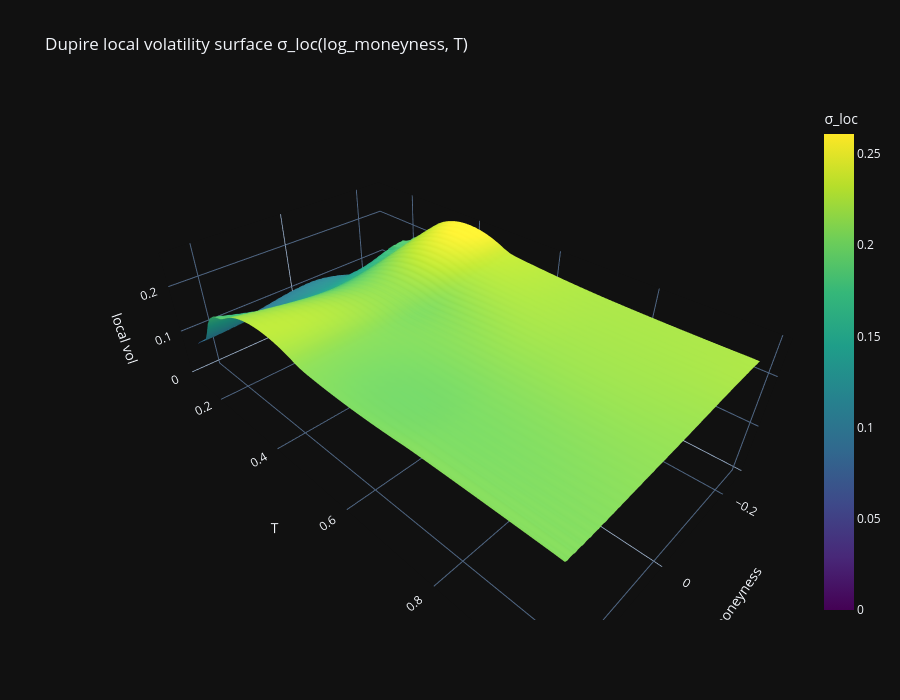

Notebook source saved alongside this figure:
### Code cell
import plotly.graph_objects as go

mask_T = T > 0.1
mask_LM = (LM >= -0.25) & (LM <= 0.25)

fig = go.Figure()
fig.add_surface(

    x=LM[mask_LM],
    y=T[mask_T],
    z=local_vol[mask_T, :][:, mask_LM],
    colorscale="Viridis",
    colorbar=dict(title="σ_loc"),
)
fig.update_layout(
    template="plotly_dark",
    title="Dupire local volatility surface σ_loc(log_moneyness, T)",
    scene=dict(xaxis_title="log_moneyness", yaxis_title="T", zaxis_title="local vol"),
    width=900, height=700
)
fig.show()

### Figure 1 — Plotly figure (JSON) as saved in the notebook; plotly's stock layout.template omitted (floating-point values rounded to 4 significant figures; data arrays with more than 128 entries replaced by an {"elided": "..."} marker saying what was removed)
{"data": [{"colorbar": {"title": {"text": "σ_loc"}}, "colorscale": [[0, "#440154"], [0.1111, "#482878"], [0.2222, "#3e4989"], [0.3333, "#31688e"], [0.4444, "#26828e"], [0.5556, "#1f9e89"], [0.6667, "#35b779"], [0.7778, "#6ece58"], [0.8889, "#b5de2b"], [1, "#fde725"]], "type": "surface", "x": [-0.25, -0.245, -0.24, -0.235, -0.23, -0.225, -0.22, -0.215, -0.21, -0.205, -0.2, -0.195, -0.19, -0.185, -0.18, -0.175, -0.17, -0.165, -0.16, -0.155, -0.15, -0.145, -0.14, -0.135, -0.13, -0.125, -0.12, -0.115, -0.11, -0.105, -0.1, -0.095, -0.09, -0.085, -0.08, -0.075, -0.07, -0.065, -0.06, -0.055, -0.05, -0.045, -0.04, -0.035, -0.03, -0.025, -0.02, -0.015, -0.01, -0.005, 0.0, 0.005, 0.01, 0.015, 0.02, 0.025, 0.03, 0.035, 0.04, 0.045, 0.05, 0.055, 0.06, 0.065, 0.07, 0.075, 0.08, 0.085, 0.09, 0.095, 0.1, 0.105, 0.11, 0.115, 0.12, 0.125, 0.13, 0.135, 0.14, 0.145, 0.15, 0.155, 0.16, 0.165, 0.17, 0.175, 0.18, 0.185, 0.19, 0.195, 0.2, 0.205, 0.21, 0.215, 0.22, 0.225, 0.23, 0.235, 0.24, 0.245], "y": [0.1128, 0.1282, 0.1435, 0.1588, 0.1741, 0.1895, 0.2048, 0.2201, 0.2354, 0.2508, 0.2661, 0.2814, 0.2967, 0.3121, 0.3274, 0.3427, 0.358, 0.3733, 0.3887, 0.404, 0.4193, 0.4346, 0.45, 0.4653, 0.4806, 0.4959, 0.5113, 0.5266, 0.5419, 0.5572, 0.5726, 0.5879, 0.6032, 0.6185, 0.6339, 0.6492, 0.6645, 0.6798, 0.6951, 0.7105, 0.7258, 0.7411, 0.7564, 0.7718, 0.7871, 0.8024, 0.8177, 0.8331, 0.8484, 0.8637, 0.879, 0.8944, 0.9097, 0.925, 0.9403, 0.9557, 0.971, 0.9863], "z": {"elided": "58x100 float values"}}], "layout": {"height": 700, "scene": {"xaxis": {"title": {"text": "log_moneyness"}}, "yaxis": {"title": {"text": "T"}}, "zaxis": {"title": {"text": "local vol"}}}, "title": {"text": "Dupire local volatility surface σ_loc(log_moneyness, T)"}, "width": 900}}
